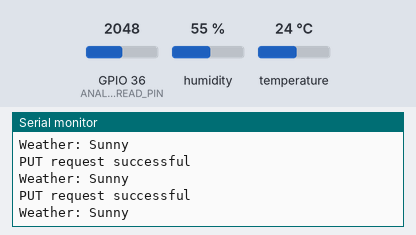
The sketch below on a simulated ESP32. Shown: the last lines printed to the serial monitor. The test bench sets the inputs (shaded band); at power-on: temperature 24 °C, humidity 55 %, GPIO 36 (ANALOG_READ_PIN) = 2048 (analog values on the 0–4095 scale). WiFi joins after 1.5 s; servers stay silent unless stated; uploads are accepted with an empty reply.

Above: at 4.2 s.
4.3 s: temperature set to 25.7 °C
At 5.17 s:
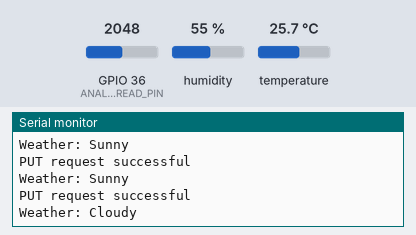
6.7 s: humidity set to 69 %
At 6.78 s:
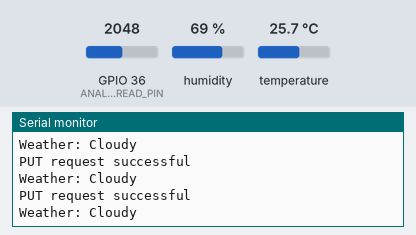
8.2 s: humidity set to 72 %
At 9.19 s:
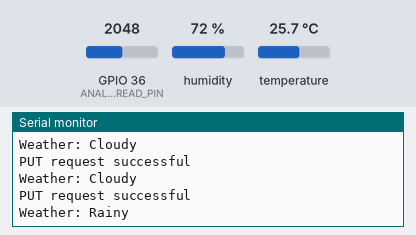

Measured:
- the behaviour switches between 25 and 25.1 °C on temperature (found by bisection; images 0 and 1)
- the behaviour switches between 70 and 71 % on humidity (found by bisection; images 2 and 3)
- after the input at 4.3 s, the serial monitor: prints a new line after 0.72 s (image 1)
- after the input at 8.2 s, the serial monitor: prints a new line after 0.83 s (image 3)

The sketch:

esp32.ino
```cpp
#include <Arduino.h>
#include <WiFi.h>
#include <HTTPClient.h>
#include "DHT.h"

int sensorVal;
const int ANALOG_READ_PIN = A0; // Change to A0 if you are using analog pin A0
const int RESOLUTION = 12;      // Could be 9-12
const int threshold = 4000;

#define DHTPIN 4   // Pin where the DHT22 is connected
#define DHTTYPE DHT22   // DHT type (DHT11, DHT22, AM2302, etc.)

DHT dht(DHTPIN, DHTTYPE);

const char *ssid = "Airtel_Deathnote";
const char *password = "deathnote@123";
const char *serverUrl = "http://192.168.1.11:3001/updateData";

void setup() {
  Serial.begin(9600);
  delay(1000);

  // Connect to Wi-Fi
  WiFi.begin(ssid, password);
  while (WiFi.status() != WL_CONNECTED) {
    delay(1000);
    Serial.println("Connecting to WiFi...");
  }
  Serial.println("Connected to WiFi");

  // Initialize DHT sensor
  dht.begin();
}

void loop() {
  analogReadResolution(RESOLUTION);
  sensorVal = analogRead(ANALOG_READ_PIN);

    // Read DHT sensor data
  float h = dht.readHumidity();
  float t = dht.readTemperature();
  float f = dht.readTemperature(true);

  // Check if any reads failed and exit early (to try again).
  if (isnan(h) || isnan(t) || isnan(f)) {
    Serial.println("Failed to read from DHT sensor!");
    return;
  }

  // Create a JSON object with sensor and weather data
  String jsonPayload = "{";
  jsonPayload += "\"humidity\":" + String(h) + ",";
  jsonPayload += "\"temperature\":" + String(t) + ",";
  jsonPayload += "\"airPressure\":0,"; // You can add the air pressure data if needed

  // Use light sensor to determine if it's sunny
  bool isSunny = (sensorVal < threshold);

  // Basic weather conditions based on temperature and humidity
  if (t > 25.0 && h > 70) {
    jsonPayload += "\"isRainy\":true,";
    jsonPayload += "\"isCloudy\":false,";
    jsonPayload += "\"isSunny\":" + String(isSunny ? "true" : "false");
    Serial.println("Weather: Rainy");
  } else if (t > 25.0) {
    jsonPayload += "\"isRainy\":false,";
    jsonPayload += "\"isCloudy\":true,";
    jsonPayload += "\"isSunny\":" + String(isSunny ? "true" : "false");
    Serial.println("Weather: Cloudy");
  } else {
    jsonPayload += "\"isRainy\":false,";
    jsonPayload += "\"isCloudy\":false,";
    jsonPayload += "\"isSunny\":" + String(isSunny ? "true" : "false");
    Serial.println("Weather: Sunny");
  }

  jsonPayload += "}";

  // Send PUT request to the server
  HTTPClient http;
  http.begin(serverUrl);
  http.addHeader("Content-Type", "application/json");
  int httpCode = http.PUT(jsonPayload);
  http.end();

  // Check if the PUT request was successful
  if (httpCode > 0) {
    Serial.println("PUT request successful");
  } else {
    Serial.println("PUT request failed");
  }


}
```
